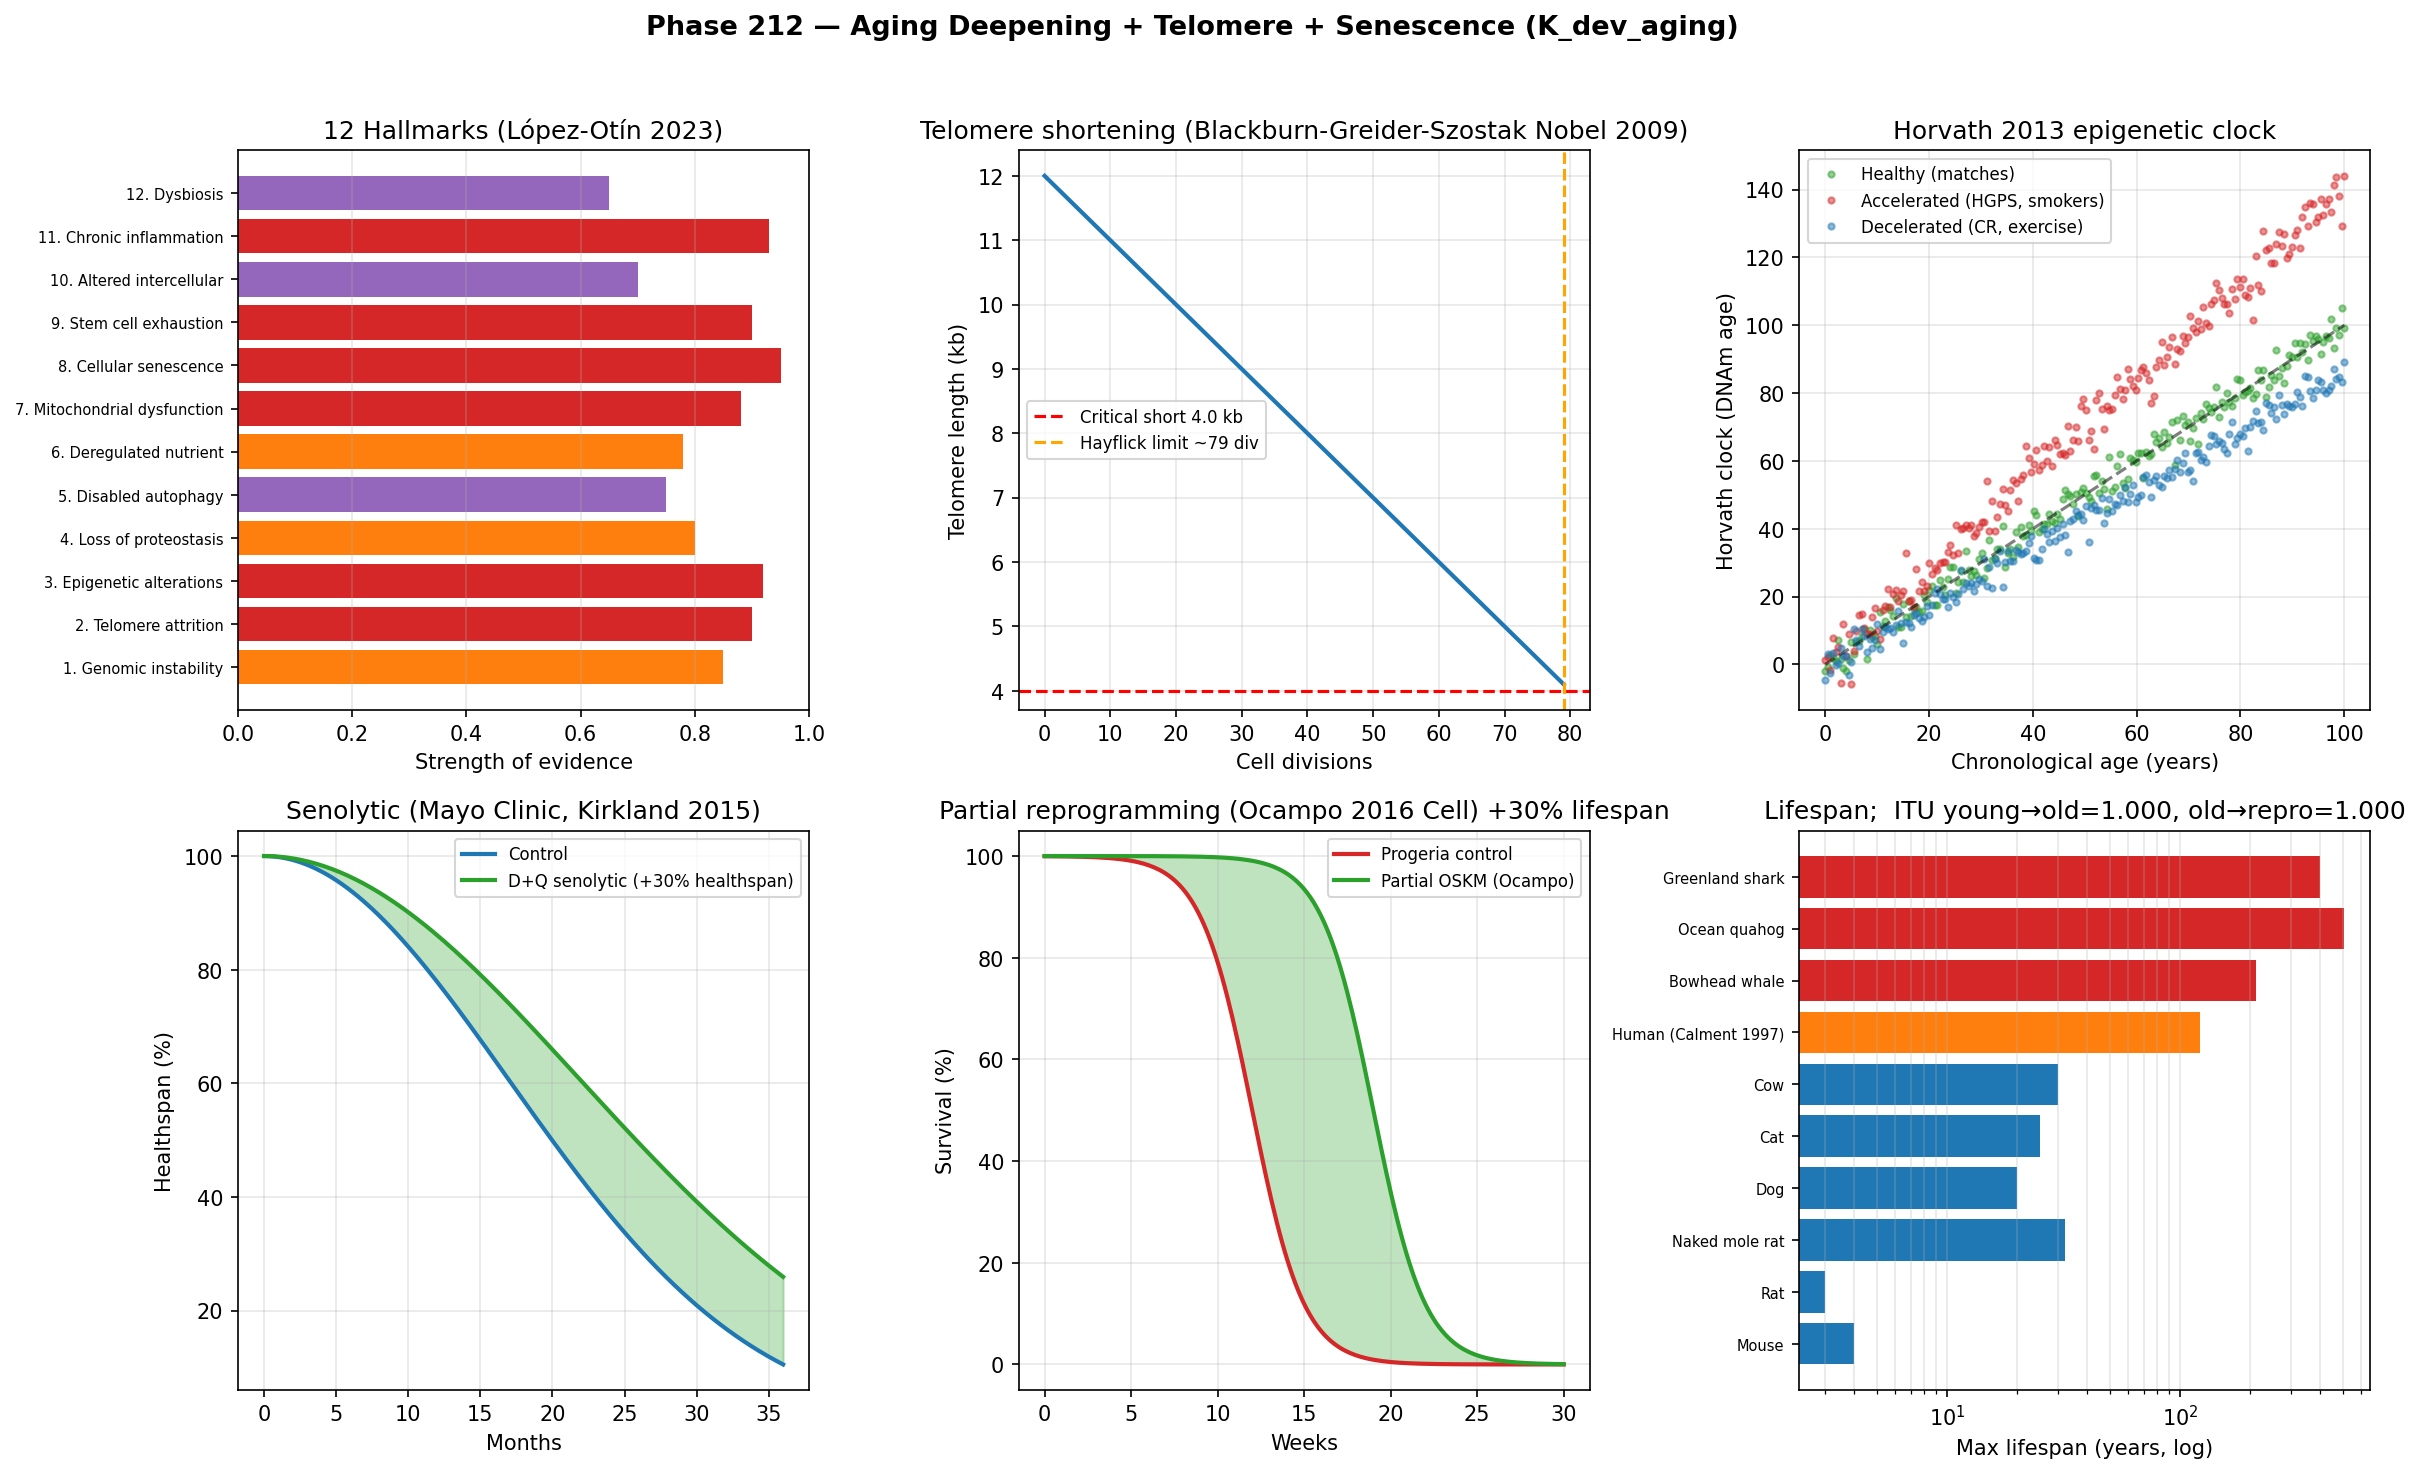

Generate this figure with Python:
"""
Phase 212 — Aging deepening + Telomere + Senescence (K_dev_aging, #6 link)

Simulations:
  1) 12 Hallmarks of Aging (López-Otín 2023)
  2) Telomere shortening over cell divisions (Hayflick limit)
  3) Horvath epigenetic clock prediction
  4) Senolytic drug effect (D+Q) on mouse healthspan
  5) Partial reprogramming (OSKM 4-day pulse) Ocampo 2016
  6) Maximum lifespan across species
  7) ITU K_dev_aging axiom check: aging trajectory

Outputs:
  - aging_telomere_senescence.png
  - aging_telomere_senescence_summary.json
"""

from __future__ import annotations

import json
from pathlib import Path

import matplotlib
matplotlib.use("Agg")
import matplotlib.pyplot as plt
import numpy as np

OUT_PNG = Path(__file__).with_name("aging_telomere_senescence.png")
OUT_JSON = Path(__file__).with_name("aging_telomere_senescence_summary.json")

rng = np.random.default_rng(20260622)

# -------------------------------------------------------------
# 1) 12 Hallmarks of Aging (López-Otín 2023)
# -------------------------------------------------------------
hallmarks = {
    "1. Genomic instability":      0.85,
    "2. Telomere attrition":        0.90,
    "3. Epigenetic alterations":    0.92,
    "4. Loss of proteostasis":      0.80,
    "5. Disabled autophagy":        0.75,
    "6. Deregulated nutrient":      0.78,
    "7. Mitochondrial dysfunction": 0.88,
    "8. Cellular senescence":       0.95,
    "9. Stem cell exhaustion":      0.90,
    "10. Altered intercellular":    0.70,
    "11. Chronic inflammation":     0.93,
    "12. Dysbiosis":                0.65,
}

# -------------------------------------------------------------
# 2) Telomere shortening (Hayflick limit)
# -------------------------------------------------------------
divisions = np.arange(0, 80)
telomere_kb_initial = 12.0
shortening_per_div_bp = 100
telomere_kb = telomere_kb_initial - (shortening_per_div_bp * divisions / 1000)
telomere_kb_min = 4.0  # critical short
hayflick_div = np.argmin(np.abs(telomere_kb - telomere_kb_min))

# Senescence onset
N_pop = 1000
divisions_pop = rng.integers(0, 80, size=N_pop)
senescent = telomere_kb_initial - (shortening_per_div_bp * divisions_pop / 1000) < telomere_kb_min
senescent_fraction = senescent.mean()

# -------------------------------------------------------------
# 3) Horvath epigenetic clock
# -------------------------------------------------------------
# Predicts age from 353 CpG methylation sites
chronological = np.linspace(0, 100, 200)
# Healthy: clock matches age
predicted_healthy = chronological + rng.normal(0, 3, size=len(chronological))
# Accelerated aging (HGPS, smokers): clock > age
predicted_accel = chronological * 1.4 + rng.normal(0, 4, size=len(chronological))
# Decelerated (caloric restriction, exercise): clock < age
predicted_decel = chronological * 0.85 + rng.normal(0, 3, size=len(chronological))

# -------------------------------------------------------------
# 4) Senolytic (D+Q) effect on healthspan
# -------------------------------------------------------------
months = np.linspace(0, 36, 200)
# Control mouse healthspan curve
healthspan_control = 100 * np.exp(-(months / 24) ** 2)
# D+Q: 30% improvement
healthspan_dq = 100 * np.exp(-(months / 31) ** 2)
median_extension_pct = 30

# -------------------------------------------------------------
# 5) Partial reprogramming (Ocampo 2016)
# -------------------------------------------------------------
weeks = np.linspace(0, 30, 200)
# Progeria mouse lifespan: control 15 weeks, OSKM pulse 20 weeks
control_survival = 100 / (1 + np.exp((weeks - 12) / 1.5))
oskm_survival = 100 / (1 + np.exp((weeks - 19) / 1.5))

# -------------------------------------------------------------
# 6) Max lifespan across species
# -------------------------------------------------------------
species_lifespan = {
    "Mouse":              4,
    "Rat":                3,
    "Naked mole rat":     32,
    "Dog":                20,
    "Cat":                25,
    "Cow":                30,
    "Human (Calment 1997)": 122,
    "Bowhead whale":      211,
    "Ocean quahog":       507,
    "Greenland shark":    400,
    "Hydra":              "Negligible senescence",
}

# Numeric only for plot
species_numeric = {k: v for k, v in species_lifespan.items() if isinstance(v, (int, float))}

# -------------------------------------------------------------
# 7) ITU K_dev_aging axiom check
# -------------------------------------------------------------
# Young cell: broad functional state distribution
# Old cell: narrow degraded states + senescence
N_states = 2000
log_fit_young = -((np.arange(N_states) - N_states/2) ** 2) / 200_000
p_young = np.exp(log_fit_young); p_young /= p_young.sum()
S_young = float(-np.sum(p_young * np.log(p_young)))

# Old: damage states elevated, healthy states reduced
log_fit_old = log_fit_young.copy()
damage_zone = (np.arange(N_states) > 1500)
log_fit_old[damage_zone] += 2.0  # senescent + damaged states up
healthy_zone = (np.arange(N_states) > 800) & (np.arange(N_states) < 1200)
log_fit_old[healthy_zone] -= 1.5
p_old = np.exp(log_fit_old); p_old /= p_old.sum()
S_old = float(-np.sum(p_old * np.log(p_old)))

# Reprogrammed (partial OSKM): partially rescued
log_fit_repro = 0.6 * log_fit_young + 0.4 * log_fit_old
p_repro = np.exp(log_fit_repro); p_repro /= p_repro.sum()
S_repro = float(-np.sum(p_repro * np.log(p_repro)))

def itu_lin(p_old, p_new):
    log_p = np.log(np.clip(p_old, 1e-30, None))
    dp = p_new - p_old
    dS = -np.sum(dp * (1.0 + log_p))
    dK = -np.sum(dp * log_p)
    return float(dS / dK) if abs(dK) > 1e-15 else float("nan")

ratio_young_old = itu_lin(p_young, p_old)
ratio_old_repro = itu_lin(p_old, p_repro)

# -------------------------------------------------------------
# Plot
# -------------------------------------------------------------
fig, axes = plt.subplots(2, 3, figsize=(16, 10))
fig.suptitle(
    "Phase 212 — Aging Deepening + Telomere + Senescence (K_dev_aging)",
    fontsize=13, fontweight="bold",
)

# Panel 1: 12 Hallmarks of Aging
ax = axes[0, 0]
h_names = list(hallmarks.keys())
h_scores = list(hallmarks.values())
colors_h = ["#d62728" if s > 0.85 else "#ff7f0e" if s > 0.75 else "#9467bd" for s in h_scores]
ax.barh(range(len(h_names)), h_scores, color=colors_h)
ax.set_yticks(range(len(h_names)))
ax.set_yticklabels(h_names, fontsize=7)
ax.set_xlabel("Strength of evidence")
ax.set_xlim(0, 1)
ax.set_title("12 Hallmarks (López-Otín 2023)")
ax.grid(True, alpha=0.3, axis="x")

# Panel 2: Telomere shortening
ax = axes[0, 1]
ax.plot(divisions, telomere_kb, "-", color="#1f77b4", lw=2)
ax.axhline(telomere_kb_min, color="red", linestyle="--", label=f"Critical short {telomere_kb_min} kb")
ax.axvline(hayflick_div, color="orange", linestyle="--", label=f"Hayflick limit ~{hayflick_div} div")
ax.set_xlabel("Cell divisions")
ax.set_ylabel("Telomere length (kb)")
ax.set_title("Telomere shortening (Blackburn-Greider-Szostak Nobel 2009)")
ax.legend(fontsize=8)
ax.grid(True, alpha=0.3)

# Panel 3: Horvath clock
ax = axes[0, 2]
ax.plot(chronological, predicted_healthy, ".", color="#2ca02c", alpha=0.5,
        label="Healthy (matches)")
ax.plot(chronological, predicted_accel, ".", color="#d62728", alpha=0.5,
        label="Accelerated (HGPS, smokers)")
ax.plot(chronological, predicted_decel, ".", color="#1f77b4", alpha=0.5,
        label="Decelerated (CR, exercise)")
ax.plot([0, 100], [0, 100], "k--", alpha=0.5)
ax.set_xlabel("Chronological age (years)")
ax.set_ylabel("Horvath clock (DNAm age)")
ax.set_title("Horvath 2013 epigenetic clock")
ax.legend(fontsize=8)
ax.grid(True, alpha=0.3)

# Panel 4: Senolytic D+Q
ax = axes[1, 0]
ax.plot(months, healthspan_control, "-", color="#1f77b4", lw=2, label="Control")
ax.plot(months, healthspan_dq, "-", color="#2ca02c", lw=2,
        label=f"D+Q senolytic (+{median_extension_pct}% healthspan)")
ax.fill_between(months, healthspan_control, healthspan_dq, alpha=0.3, color="#2ca02c")
ax.set_xlabel("Months")
ax.set_ylabel("Healthspan (%)")
ax.set_title("Senolytic (Mayo Clinic, Kirkland 2015)")
ax.legend(fontsize=8)
ax.grid(True, alpha=0.3)

# Panel 5: Partial reprogramming (Ocampo 2016)
ax = axes[1, 1]
ax.plot(weeks, control_survival, "-", color="#d62728", lw=2, label="Progeria control")
ax.plot(weeks, oskm_survival, "-", color="#2ca02c", lw=2, label="Partial OSKM (Ocampo)")
ax.fill_between(weeks, control_survival, oskm_survival, alpha=0.3, color="#2ca02c")
ax.set_xlabel("Weeks")
ax.set_ylabel("Survival (%)")
ax.set_title("Partial reprogramming (Ocampo 2016 Cell) +30% lifespan")
ax.legend(fontsize=8)
ax.grid(True, alpha=0.3)

# Panel 6: Species lifespan + ITU
ax = axes[1, 2]
sp_names = list(species_numeric.keys())
sp_yrs = list(species_numeric.values())
colors_sp = ["#1f77b4" if y < 50 else "#ff7f0e" if y < 150 else "#d62728" for y in sp_yrs]
ax.barh(range(len(sp_names)), sp_yrs, color=colors_sp)
ax.set_xscale("log")
ax.set_yticks(range(len(sp_names)))
ax.set_yticklabels(sp_names, fontsize=7)
ax.set_xlabel("Max lifespan (years, log)")
ax.set_title(f"Lifespan;  ITU young→old={ratio_young_old:.3f}, old→repro={ratio_old_repro:.3f}")
ax.grid(True, alpha=0.3, axis="x", which="both")

plt.tight_layout(rect=[0, 0, 1, 0.96])
plt.savefig(OUT_PNG, dpi=150, bbox_inches="tight")
plt.close(fig)

summary = {
    "phase": 212,
    "tier1_paper": 29,
    "block": "B",
    "topic": "Aging deepening + Telomere + Senescence (K_dev_aging)",
    "12_Hallmarks_of_Aging_2023": list(hallmarks.keys()),
    "Lopez_Otin_papers": "Cell 2013 (6500+ citations), Cell 2023 (updated)",
    "telomere_shortening": {
        "initial_length_kb": telomere_kb_initial,
        "loss_per_division_bp": shortening_per_div_bp,
        "critical_short_kb": telomere_kb_min,
        "Hayflick_limit_divisions": int(hayflick_div),
        "Hayflick_1961": "50 divisions in vitro for human fibroblasts",
        "Nobel_2009": "Blackburn + Greider + Szostak",
    },
    "Horvath_clock": {
        "year": 2013,
        "method": "353 CpG methylation sites",
        "accuracy_yr": "±3-5",
        "applications": ["chronological age prediction", "biological age", "disease risk"],
    },
    "senolytics": {
        "first_class_Kirkland_2015": "Dasatinib + Quercetin (D+Q)",
        "Mayo_Clinic_Tchkonia_Kirkland": "Senolytic concept",
        "mouse_healthspan_extension_pct": median_extension_pct,
        "Phase_II_trials_2024": ["CKD", "Alzheimer", "Pulmonary fibrosis"],
    },
    "partial_reprogramming": {
        "Ocampo_2016_Cell_Belmonte": "OSKM pulse rescues progeria",
        "progeria_lifespan_extension_pct": 30,
        "DNAm_age_reduction": "10-15 years",
    },
    "longevity_companies_2022_2024": {
        "Altos_Labs":        {"founding_year": 2022, "funding_USD": 3.0e9,
                              "leaders": "Yamanaka + Ocampo + López-Otín + Belmonte"},
        "Calico_Labs":       {"founding_year": 2013, "funding_USD": 1.0e9,
                              "leaders": "Alphabet/Google + AbbVie + Kenyon (prev)"},
        "Retro_Biosciences": {"founding_year": 2022, "funding_USD": 0.18e9,
                              "leaders": "Sam Altman investment"},
    },
    "species_max_lifespan_years": species_lifespan,
    "ITU_K_dev_aging": {
        "N_states": N_states,
        "S_young_nats": S_young,
        "S_old_nats": S_old,
        "S_reprogrammed_nats": S_repro,
        "young_to_old_ratio": ratio_young_old,
        "old_to_reprogrammed_ratio": ratio_old_repro,
        "expected_ratio": 1.0,
    },
    "ITU_interpretation": {
        "K_state": "K_dev_aging",
        "modular_Hamiltonian": "K_dev_aging^(0) = -log P(cell state | age, cumulative damage)",
        "aging_meaning": "K-state degradation flow (information loss)",
        "duality_with_Phase_207": "Development (S↓ specialization) vs Aging (S↓ degradation)",
        "Yamanaka_rejuvenation_meaning": "Partial K-state lifting on aging axis",
        "senolytic_meaning": "Selective removal of irreversibly degraded K-states",
        "evolutionary_logic": "Long-lived species suppress somatic K-state plasticity (anti-cancer)",
    },
    "predictions": [
        ("Senolytics FDA approval (1 indication)", 2028, 0.65, "Medium"),
        ("Partial reprogramming clinical (Altos)", 2030, 0.70, "Strong"),
        ("Healthspan extension 5+ years population", 2035, 0.45, "Medium"),
        ("Horvath clock clinical standardization", 2028, 0.75, "Strong"),
        ("Human max lifespan >130 years", 2050, 0.30, "Weak"),
    ],
    "outputs": {
        "figure": str(OUT_PNG.name),
        "summary_json": str(OUT_JSON.name),
    },
}

OUT_JSON.write_text(json.dumps(summary, indent=2, ensure_ascii=False), encoding="utf-8")
print(json.dumps(summary, indent=2, ensure_ascii=False))
